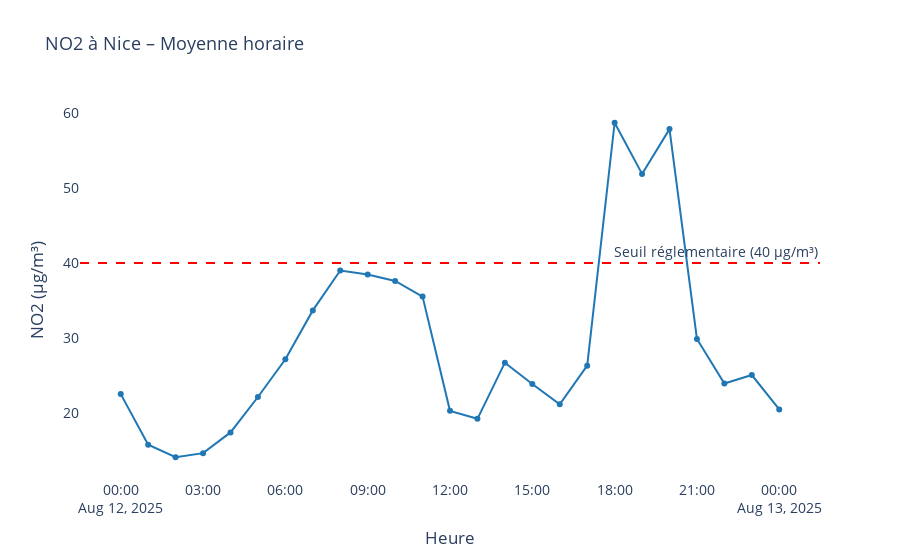

The code cell stored with this chart in its notebook:
### Code cell
df_pollution = pd.read_sql(f"""
    SELECT DATE_TRUNC('hour', mj.datetime) AS heure,
           s.ville,
           mj.polluant,
           AVG(mj.valeur) AS valeur_moyenne
    FROM mesure_journaliere mj
    JOIN station s ON mj.id_station = s.id_station
    WHERE s.ville = '{ville_select}'
      AND mj.polluant = '{polluant_select}'
      AND mj.datetime BETWEEN '{periode_debut}' AND '{periode_fin}'::date + interval '1 day'
      AND mj.valeur IS NOT NULL
    GROUP BY DATE_TRUNC('hour', mj.datetime), s.ville, mj.polluant
    ORDER BY heure
""", engine)


fig_pollution = px.line(
    df_pollution,
    x="heure",
    y="valeur_moyenne",
    title=f"{polluant_select} à {ville_select} – Moyenne horaire",
    markers=True
)

fig_pollution.update_traces(line=dict(width=2, color="#1f77b4"))
fig_pollution.update_layout(
    xaxis_title="Heure",
    yaxis_title=f"{polluant_select} (µg/m³)",
    plot_bgcolor="white",
    font=dict(size=14),
    title_font=dict(size=18),
    hovermode="x unified"
)

# Seuil réglementaire NO2 (exemple)
if polluant_select.upper() == "NO2":
    fig_pollution.add_hline(
        y=40,
        line_dash="dash",
        line_color="red",
        annotation_text="Seuil réglementaire (40 µg/m³)",
        annotation_position="top right"
    )

fig_pollution.show()

### Figure 1 — Plotly figure (JSON) as saved in the notebook; plotly's stock layout.template omitted (floating-point values rounded to 4 significant figures)
{"data": [{"hovertemplate": "heure=%{x}<br>valeur_moyenne=%{y}<extra></extra>", "legendgroup": "", "line": {"color": "#1f77b4", "dash": "solid", "width": 2}, "marker": {"symbol": "circle"}, "mode": "lines+markers", "name": "", "orientation": "v", "showlegend": false, "type": "scatter", "x": ["2025-08-12T00:00:00.000000000", "2025-08-12T01:00:00.000000000", "2025-08-12T02:00:00.000000000", "2025-08-12T03:00:00.000000000", "2025-08-12T04:00:00.000000000", "2025-08-12T05:00:00.000000000", "2025-08-12T06:00:00.000000000", "2025-08-12T07:00:00.000000000", "2025-08-12T08:00:00.000000000", "2025-08-12T09:00:00.000000000", "2025-08-12T10:00:00.000000000", "2025-08-12T11:00:00.000000000", "2025-08-12T12:00:00.000000000", "2025-08-12T13:00:00.000000000", "2025-08-12T14:00:00.000000000", "2025-08-12T15:00:00.000000000", "2025-08-12T16:00:00.000000000", "2025-08-12T17:00:00.000000000", "2025-08-12T18:00:00.000000000", "2025-08-12T19:00:00.000000000", "2025-08-12T20:00:00.000000000", "2025-08-12T21:00:00.000000000", "2025-08-12T22:00:00.000000000", "2025-08-12T23:00:00.000000000", "2025-08-13T00:00:00.000000000"], "xaxis": "x", "y": [22.5, 15.75, 14.07, 14.62, 17.38, 22.12, 27.15, 33.68, 39.02, 38.48, 37.62, 35.53, 20.27, 19.2, 26.7, 23.85, 21.13, 26.3, 58.75, 51.92, 57.9, 29.87, 23.92, 25.05, 20.45], "yaxis": "y"}], "layout": {"annotations": [{"showarrow": false, "text": "Seuil réglementaire (40 µg/m³)", "x": 1, "xanchor": "right", "xref": "x domain", "y": 40, "yanchor": "bottom", "yref": "y"}], "font": {"size": 14}, "hovermode": "x unified", "legend": {"tracegroupgap": 0}, "plot_bgcolor": "white", "shapes": [{"line": {"color": "red", "dash": "dash"}, "type": "line", "x0": 0, "x1": 1, "xref": "x domain", "y0": 40, "y1": 40, "yref": "y"}], "title": {"font": {"size": 18}, "text": "NO2 à Nice – Moyenne horaire"}, "xaxis": {"anchor": "y", "domain": [0, 1], "title": {"text": "Heure"}}, "yaxis": {"anchor": "x", "domain": [0, 1], "title": {"text": "NO2 (µg/m³)"}}}}
